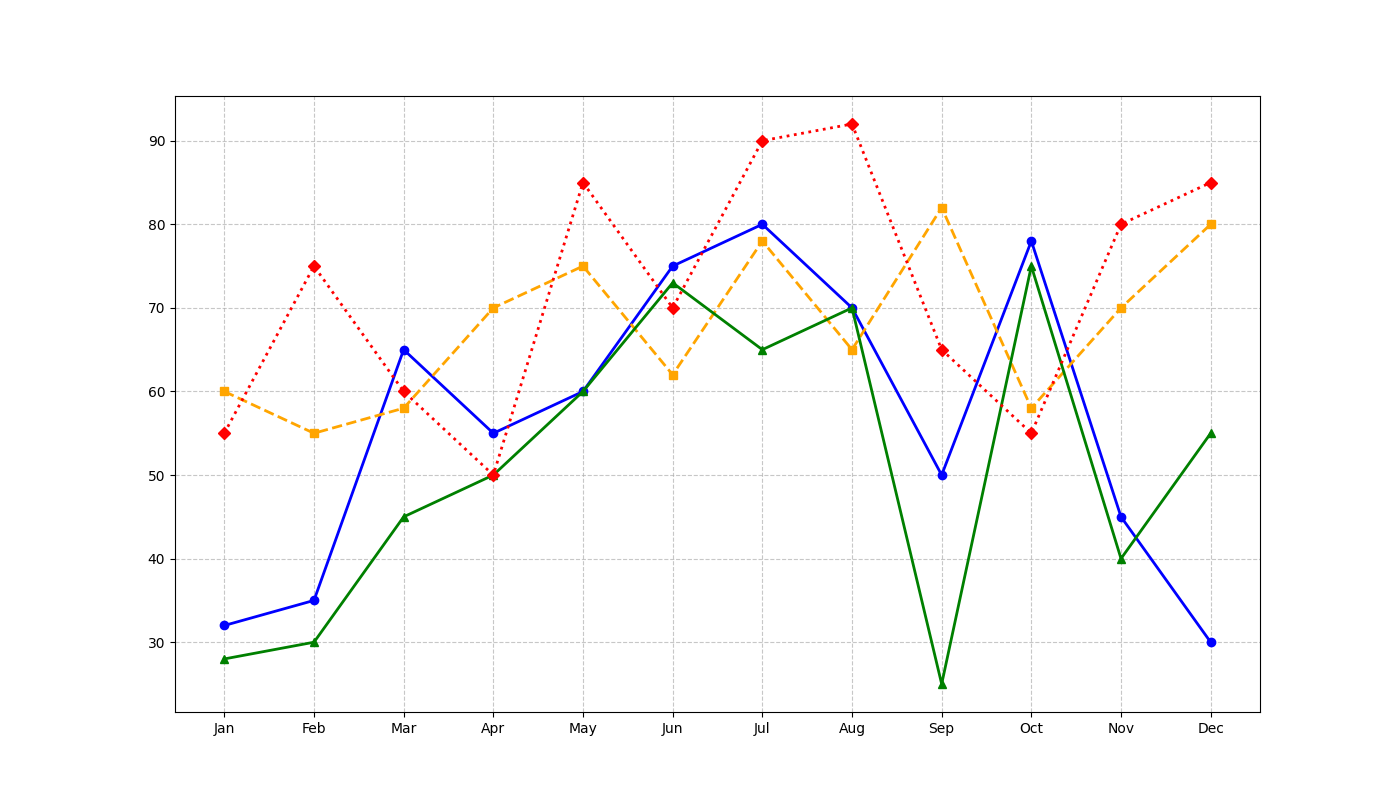

Reproduce this figure in Python.
import matplotlib.pyplot as plt
import numpy as np

months = np.array(['Jan', 'Feb', 'Mar', 'Apr', 'May', 'Jun', 'Jul', 'Aug', 'Sep', 'Oct', 'Nov', 'Dec'])

# Randomly altered data values while preserving dimensional structure
new_york = np.array([32, 35, 65, 55, 60, 75, 80, 70, 50, 78, 45, 30])
los_angeles = np.array([60, 55, 58, 70, 75, 62, 78, 65, 82, 58, 70, 80])
chicago = np.array([28, 30, 45, 50, 60, 73, 65, 70, 25, 75, 40, 55])
houston = np.array([55, 75, 60, 50, 85, 70, 90, 92, 65, 55, 80, 85])

fig, ax = plt.subplots(figsize=(14, 8))

ax.plot(months, new_york, marker='o', linestyle='-', markersize=6, linewidth=2, color='blue')
ax.plot(months, los_angeles, marker='s', linestyle='--', markersize=6, linewidth=2, color='orange')
ax.plot(months, chicago, marker='^', linestyle='-', markersize=6, linewidth=2, color='green')
ax.plot(months, houston, marker='D', linestyle=':', markersize=6, linewidth=2, color='red')

ax.grid(True, linestyle='--', alpha=0.7)

plt.show()
